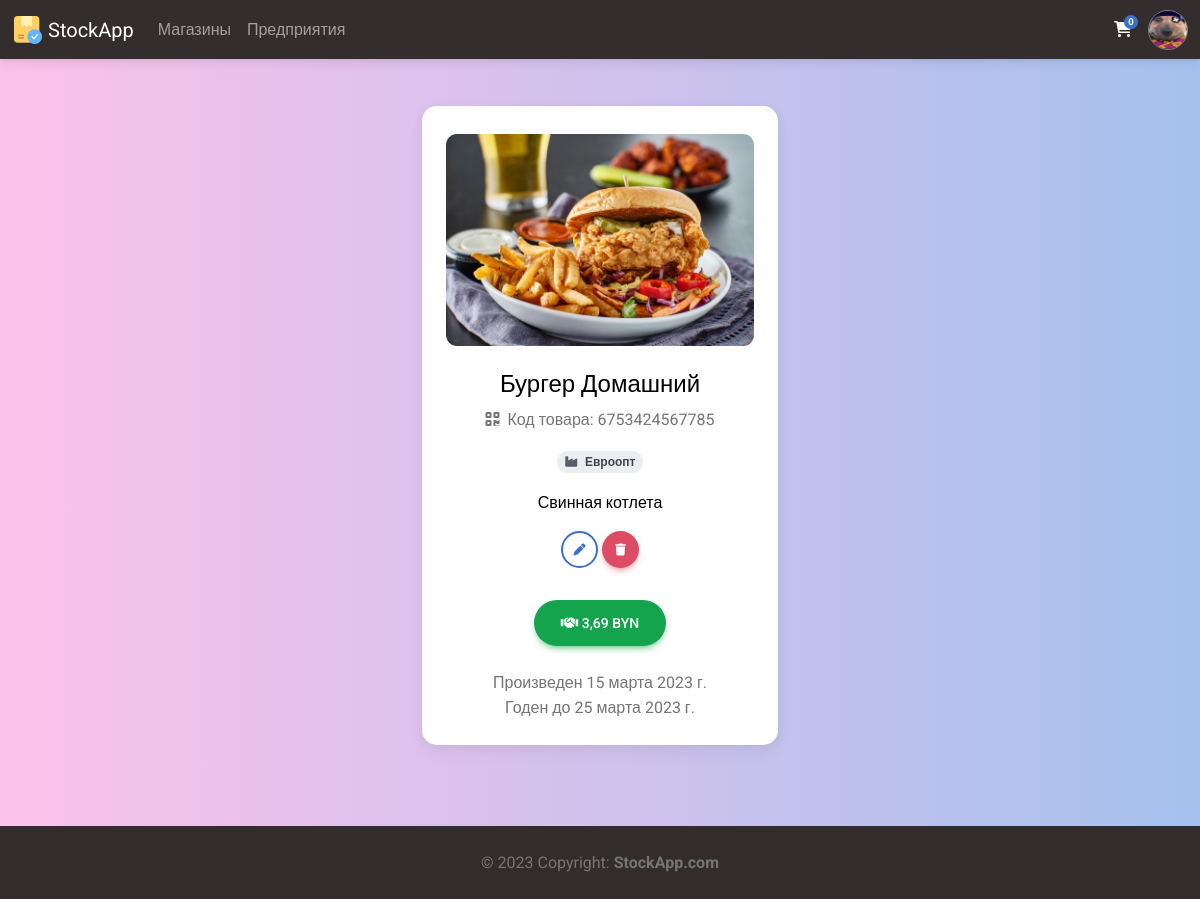
/manufacture/view_item/2 (signed in), run on an earlier commit of the app's database.
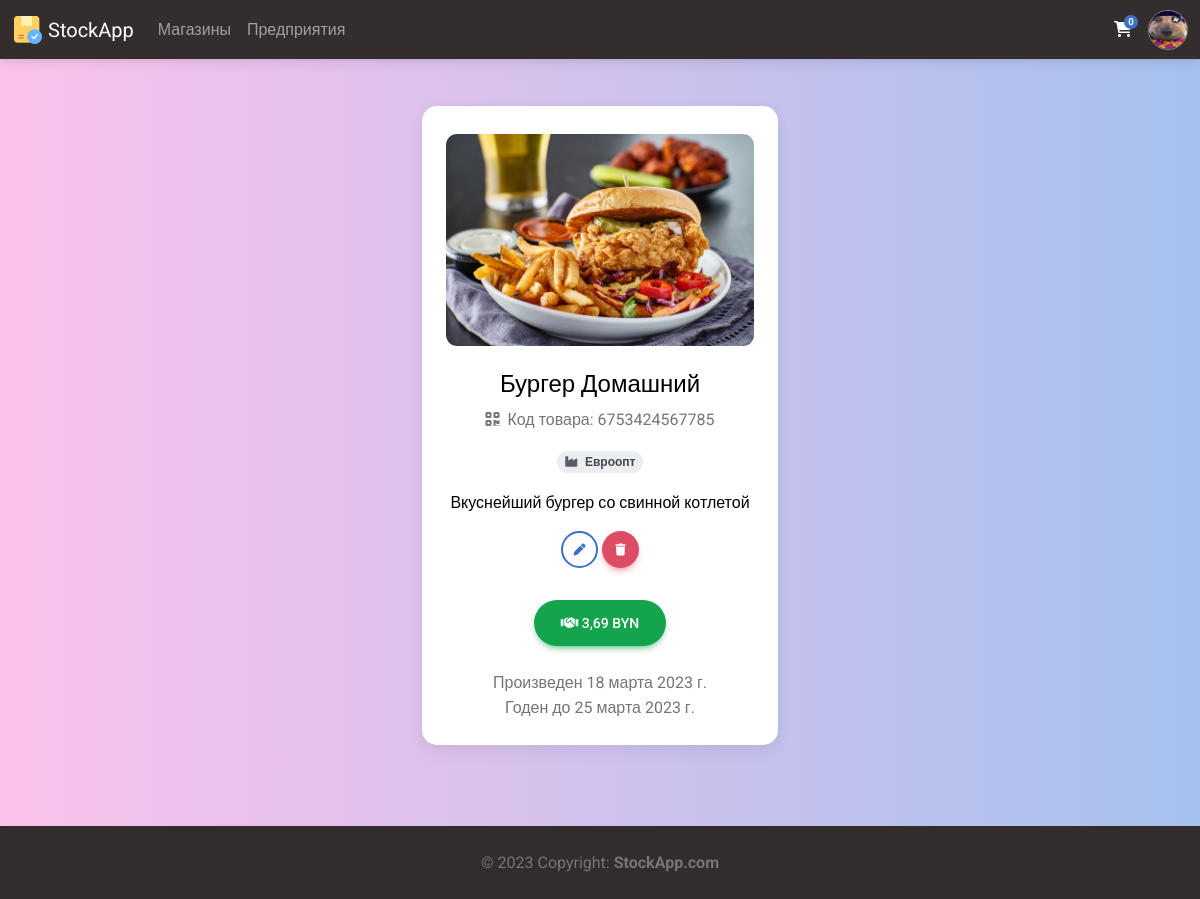
And on a later commit of the database.
### Manufacture/models.py (models this page shows, shortened)
class CatalogItem(models.Model):
    manufacturer = models.ForeignKey('Manufacture', on_delete=models.CASCADE, blank=False, null=True, verbose_name='Производитель')
    name = models.CharField(max_length = 150, verbose_name='Название')
    bio = models.TextField(blank=True, verbose_name='О товаре')
    code = models.CharField(max_length = 13, verbose_name='Код товара')
    photo = models.ImageField(upload_to = 'catalog_items/%Y/%m/%d/', blank=False, verbose_name='Фото')
    date_of_manufacture = models.DateField(verbose_name='Дата производства', default='2000-01-01')
    expiration_date = models.DateField(verbose_name='Годен до', default='2000-01-01')
    amount = models.IntegerField(validators=[MinValueValidator(0), MaxValueValidator(100000)], default=100, verbose_name='Произведено единиц')
    price = models.FloatField(validators=[MinValueValidator(0.01), MaxValueValidator(252734999999999.97)], verbose_name='Цена')
    class Meta:
        verbose_name = 'Товар каталога'
        verbose_name_plural = 'Товары каталога'
        ordering = ['-name', '-id']

class Manufacture(models.Model):
    name = models.CharField(max_length = 150, verbose_name='Название', unique=True)
    photo = models.ImageField(upload_to = 'manufacture/%Y/%m/%d/', blank=False, verbose_name='Фото')
    bio = models.TextField(blank=True, verbose_name='О предприятии')
    code = models.CharField(max_length = 16, verbose_name='Код')
    class Meta:
        verbose_name = 'Предприятие'
        verbose_name_plural = 'Предприятия'
        ordering = ['-name', '-bio']

### Manufacture/views.py (the view)
# urls.py: path('view_item/<int:id>', view_item, name='view_item'),
@login_required(login_url='login')
def view_item(request, id):
    try:
        profile = Profile.objects.get(user=request.user)
        item = CatalogItem.objects.get(id=id)
        context = {
            'title': item.name,
            'request': request,
            'profile': profile,
            'item': item,
            'is_mine': True if profile.manufactures.filter(id=item.manufacturer.id).exists() else False,
        }
        return render(request, 'view_item.html', context)
    except:
        messages.success(request, ("Предприятия с таким именем не существует!"))
        return redirect('all_manufactures')

### Main/templatetags/main_tags.py (called while the page is built)
@register.inclusion_tag('modules/nav_profile.html')
def nav_profile(request):
    if request.user.is_authenticated:
        userobj = User.objects.get(username=request.user)
        profile = Profile.objects.get(user=userobj)
        context = {
            "request": request,
            "profile": profile,
        }
    else:
        context = {
            "request": request,
        }
    return context

@register.simple_tag()
def cart_items(request):
    return Profile.objects.get(user=request.user).cart.count()

### Manufacture/templates/view_item.html (shortened to what this page needs)
{% extends 'base.html' %}
{% load static %}
{% block head %}
<link rel="stylesheet" href="{% static 'styles/profile.css' %}">
{% endblock %}
{% block content %}
<section class="vh-100 gradient-custom-2">
  <div class="container py-5 h-100">
    <div class="row d-flex justify-content-center align-items-center h-100">
      <div class="col-md-12 col-xl-4">
        <div class="card" style="border-radius: 15px;">
          <div class="card-body text-center">
            <div class="mt-1 mb-4">
              {% if item.photo %}
                  <img src="{{ item.photo.url }}" class="img-fluid" alt="{{item.name}}" style="width: 100%; border-radius: 0.7rem;"/>
              {% else %}
                  <img src="{% static 'images/default_product.png' %}" class="img-fluid" alt="{{item.name}}" style="width: 100%; border-radius: 0.7rem;"/>
              {% endif %}
            </div>
            <h4 class="mb-2">{{item.name}}</h4>
            <p class="text-muted mb-3">
              <i class="fas fa-qrcode me-1"></i>
              Код товара: {{item.code}}
            </p>
            <a href="{% url 'view_manufacture' name=item.manufacturer.name %}" class="badge badge-secondary rounded-pill d-inline" title="Предприятие, выпустившее товар">
              <i class="fas fa-industry me-1"></i>
              {{item.manufacturer.name}}
            </a>
            <p class="mt-3">{{item.bio}}</p>
            {% if is_mine %}
            <div class="mb-4 pb-2">
              <a href="{% url 'edit_item' id=item.id %}" class="btn btn-outline-primary btn-floating" title="Редактировать">
                <i class="fas fa-pen"></i>
              </a>
              <a href="{% url 'delete_item' id=item.id %}" class="btn btn-danger btn-floating" title="Удалить">
                <i class="fas fa-trash"></i>
              </a>
            </div>
            {% endif %}
            {% if profile.shops.all %}
            <a href="{% url 'order' item=item.name %}" class="btn btn-success btn-rounded btn-lg" title="На склад">
              <i class="fas fa-handshake pe-none"></i>
              {{item.price}} BYN
            </a>
            {% endif %}
            {% if profile.shops.all %}
            <p class="text-muted mt-4 mb-0">Произведен {{item.date_of_manufacture}}</p>
            <p class="text-muted my-0">Годен до {{item.expiration_date}}</p>
            {% endif %}
            </div>
          </div>
        </div>
      </div>
    </div>
  </section>
{% endblock %}

What changed in the data, as far as the page shows it:
changed CatalogItem "Бургер Домашний": bio "Свинная котлета" → "Вкуснейший бургер со свинной котлетой"; date_of_manufacture "15 марта 2023 г." → "18 марта 2023 г."
